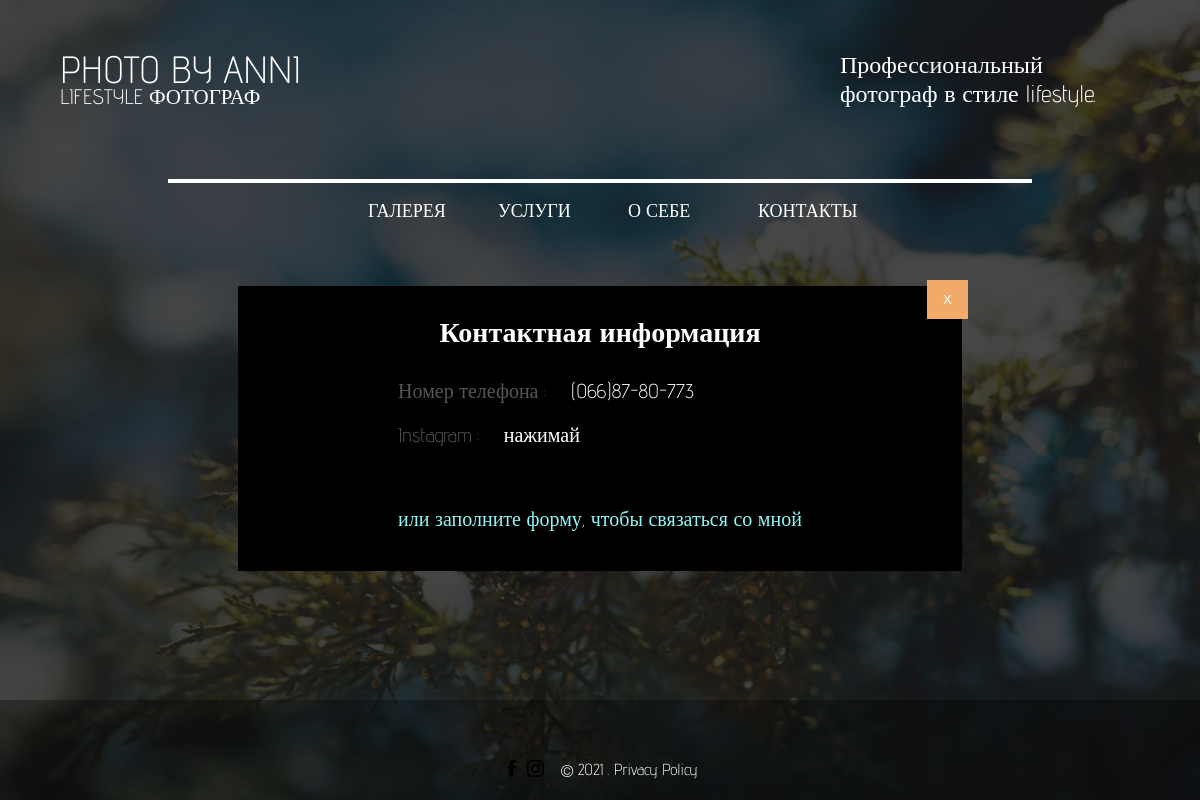
The page /about/contacts/ on the database its author committed.
### about/models.py (models this page shows, shortened)
class MyContacts(models.Model):
    title = models.CharField(verbose_name="Ресурс", max_length=50)
    value = models.CharField(verbose_name="Связь, ссылка", max_length=50)
    class Meta:
        verbose_name = "Мой контакт"
        verbose_name_plural = "Мои контакты"

### about/views.py (the view)
# urls.py: path("contacts/", views.ContactsView.as_view(), name="contacts_page"),
class ContactsView(View):
    def get(self, request, *args, **kwargs):
        contacts = MyContacts.objects.all()
        return render(request, "about/contacts.html", {"contacts": contacts})

### templates/about/contacts.html (shortened to what this page needs)
{% extends "about/about_base.html" %}
{% load static %}
{% block styles %}
<link rel="stylesheet" href="{% static 'about/css/contacts.css' %}">
{% endblock styles %}
{% block content_about %}
<div class="services__wrapper">
    <h2 class="services__title">Контактная информация</h2>
    {% if contacts %}
        {% for contact in contacts %}
            <div>
                <p class="services__description">{{ contact.title }} :</p>
            {% if "http" in contact.value %}
                    <a href="{{ contact.value }}" class="services__description-link">нажимай</a>
            {% else %}
                    <p class="services__description-link">{{ contact.value }}</p>
            {% endif %}
            </div>
        {% endfor %}
    {% else %}
        <h1 class="services__title">Данных нет</h1>
    {% endif %}
    <a href="{% url 'about:contact_with_me_page' %}" class="services__description-link-to-form">
        <p>или заполните форму, чтобы связаться со мной</p>
    </a>
</div>
{% endblock content_about %}

### static/gallery/css/footer.css (style rules this page uses)
html { box-sizing: border-box; font-family: 'Advent Pro', 'sans-serif'; font-size: 16px; color: #ffffff; font-weight: 300; }
*, *::before, *::after { box-sizing: inherit; margin: 0; padding: 0; }
body { background-color: rgba(0, 0, 0, 0.4); background-repeat: no-repeat; background-size: cover; background-color: rgba(0, 0, 0, 0.9); margin: 0 auto; position: relative; margin: 0; padding: 0; display: flex; flex-direction: column; min-height: 100vh; justify-content: space-between; }

### static/about/css/contacts.css (style rules this page uses)
body { color: #fff; }
.services__title { font-size: 28px; margin: 5px; text-align: center; margin-bottom: 20px; }
.services__description { display: inline-block; color: rgb(87, 84, 84); font-size: 20px; margin: 10px; }
.services__description-link { color: #fff; text-decoration: none; font-size: 20px; display: inline-block; margin: 10px; }
.services__description-link-to-form { color: #8df6f6; text-decoration: none; font-size: 20px; display: inline-block; margin: 10px; margin-top: 50px; }

### rows shown on the page
MyContacts: title "Номер телефона", value "(066)87-80-773"
MyContacts: title "Instagram"
